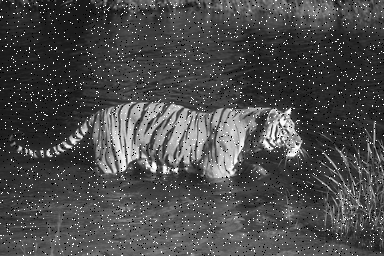
#> input picture gray5.png, 384 x 256 px
$ python brightness.py gray5.png
#> lines starting #> are read from the running program, lines starting #| are printed output that depends on the picture
import numpy as np
import cv2
import matplotlib.pyplot as plt
import sys


def main(argv):
    ##Вставьте изображения для сравнения
    image = cv2.imread('gray5.png', cv2.IMREAD_GRAYSCALE)
#> image is the input picture: shape (256, 384); min 0, max 255, mean 74.9
    image_1 = cv2.resize(image, (int(image.shape[1] / 1.6), int(image.shape[0] / 1.6)))
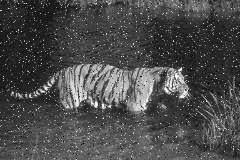
#> image_1: shape (160, 240); min 1, max 254, mean 74.8
    image_3 = cv2.imread('median_fake5.png', cv2.IMREAD_GRAYSCALE)
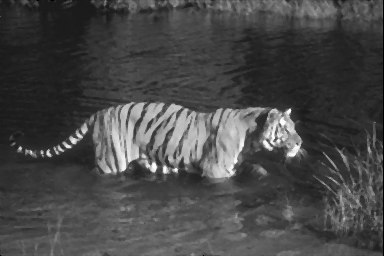
#> input picture median_fake5.png, 384 x 256 px
#> image_3 is the input picture: shape (256, 384); min 0, max 253, mean 71.4

    image_weight = int(image_1.shape[0] / 2)
#> image_weight = 80
    resized_image_weight = int(image_3.shape[0] / 2)
#> resized_image_weight = 128

    hist_image = []
    hist_image_3 = []

    for i in range(0, image_1.shape[1]):
        hist_image.append(image_1[image_weight][i])
#> after the loop, hist_image = 240 values, max 243 at index 171, min 11 at index 30, mean 103

    for i in range(0, image_3.shape[1]):
        hist_image_3.append(image_3[resized_image_weight][i])
#> after the loop, hist_image_3 = 384 values, max 234 at index 273, min 0 at index 383, mean 100.1

    plt.subplot(221)
    x = np.arange(0, image_1.shape[1], 1)
#> x = 240 values from 0 to 239
    plt.plot(x, hist_image)

    plt.subplot(222)
    x = np.arange(0, image_3.shape[1], 1)
#> x = 384 values from 0 to 383
    plt.plot(x, hist_image_3)

    plt.show()
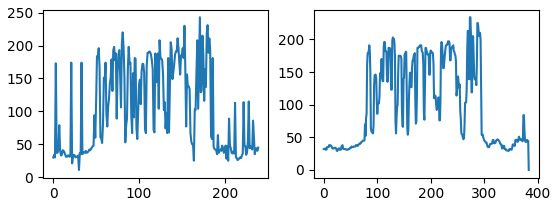
#> figure drawn by matplotlib, 2 panels; panel 1: curve peaks at x = 171, y = 243; panel 2: curve peaks at x = 273, y = 234


if __name__ == "__main__":
    main(sys.argv)
